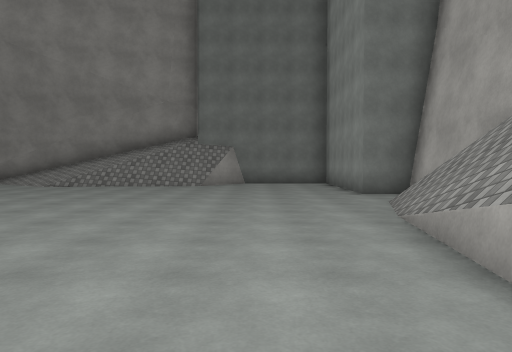
[1] (above)

13 first-person views from a walk through a Unity game level. The camera is 1.4 m above the floor, tilts 2° down and sees 70° across. The floor is counted in squares, 2.02 m on a side. Each view is taken from the middle of a square. On the plan, view 1 faces up. The plan holds only what a view shows up to about 11 squares ahead; the rest is blank. The place goes on beyond the plan. The player character is not drawn. Some animated figures are not drawn. Surface patterns are stand-ins for the level's own textures.

[2]
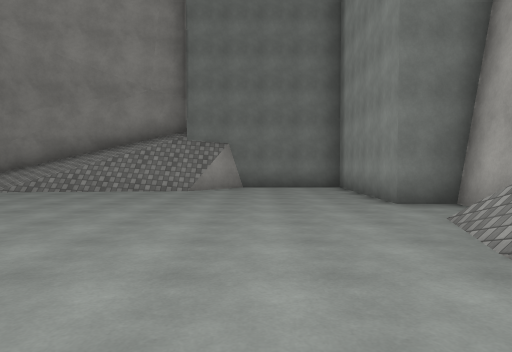

[3]
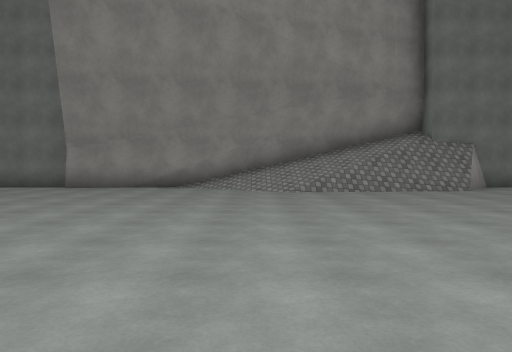

[4]
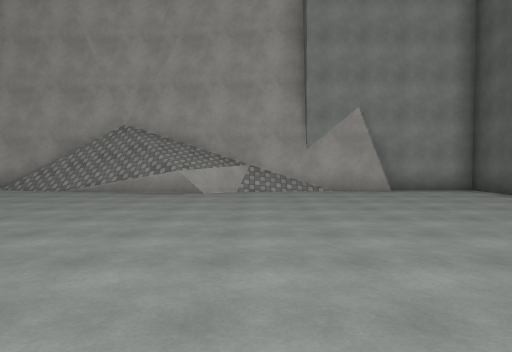

[5]
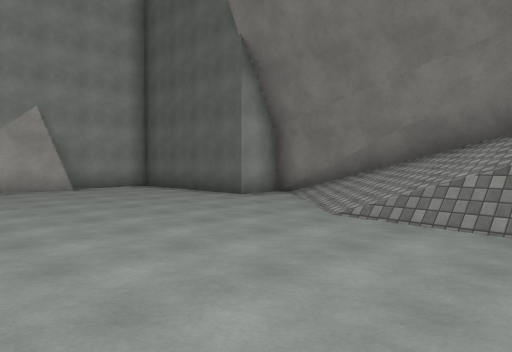

[6]
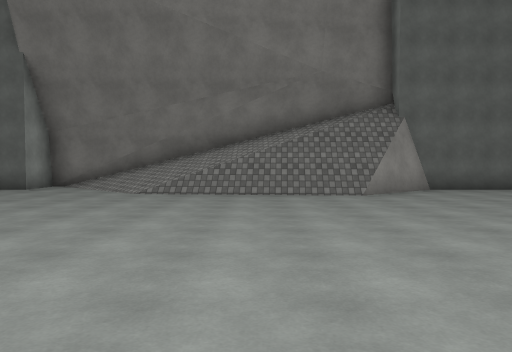

[7]
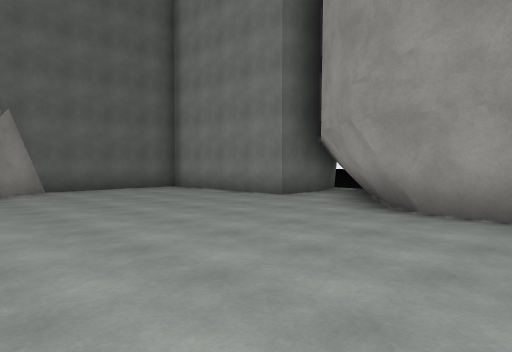

[8]
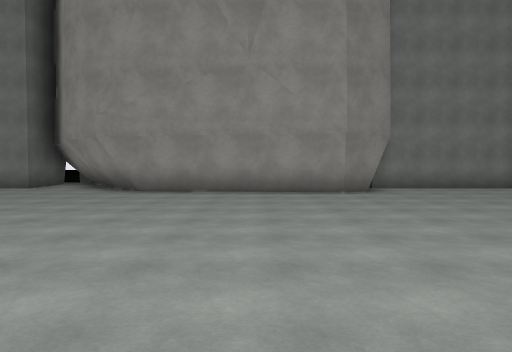

[9]
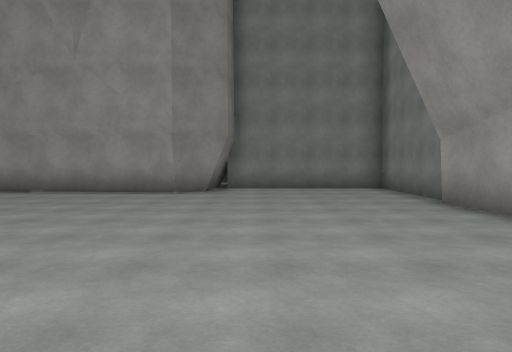

[10]
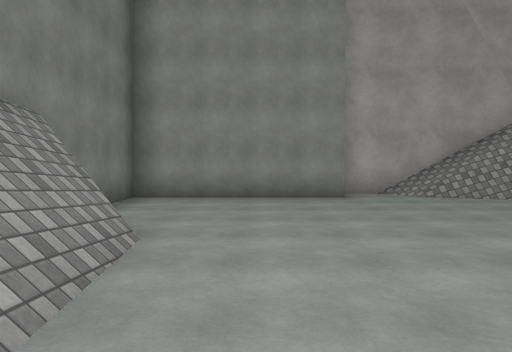

[11]
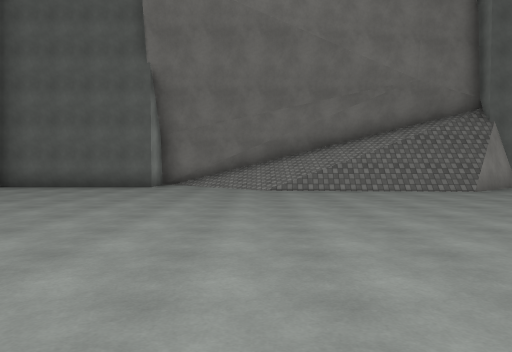

[12]
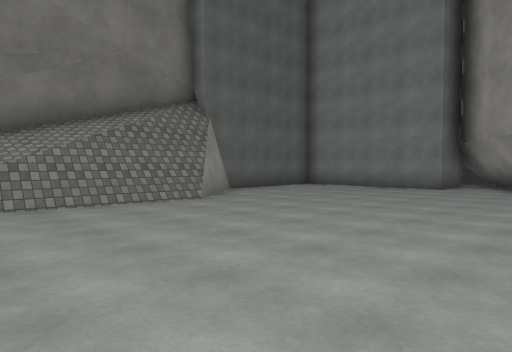

[13]
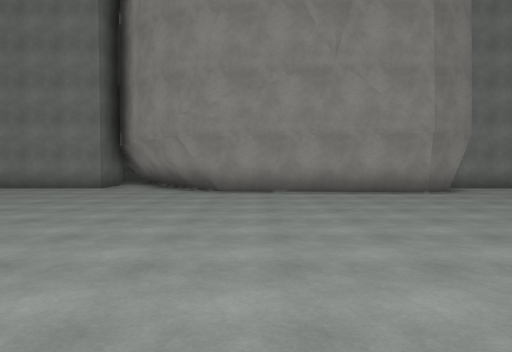

### Floor plan
Key: @ floor where view 1 was taken; # wall or solid block; . floor; / step, stairs or slope; = window, fence, low wall or low ledge; ^ raised ledge.
Columns run from 18 left of view 1 to 4 right of it. Each row starts with its distance up from view 1.
 13   ####################
 12   #.......///////#...#
 11   #........//////....#
 10   #..................#
  9   #..................=#
  8   ##..................#
  7    #................./#
  6    #................//^
  5    #................//^
  4    #................//^
  3    #................//^
  2   ##................/#
  1  ##.................=#
  0 ##................@./#
 -1 #.................../#
 -2 ###.................##
 -3   #.................##
 -4   #....//////........#
 -5   #...#///////.......#
 -6   #########/////######
 -7           #######

Where each view was taken, in squares from view 1:
view 1: 0 up, 0 right, facing up
view 2: 2 up, 0 right, facing up
view 3: 2 up, 7 left, facing up
view 4: 0 up, 7 left, facing right
view 5: 0 up, 8 left, facing down-right
view 6: 4 up, 8 left, facing down
view 7: 4 up, 10 left, facing down-left
view 8: 5 up, 6 left, facing left
view 9: 9 up, 6 left, facing left
view 10: 10 up, 5 left, facing right
view 11: 5 up, 5 left, facing down
view 12: 2 up, 6 left, facing down-left
view 13: 3 up, 6 left, facing left
